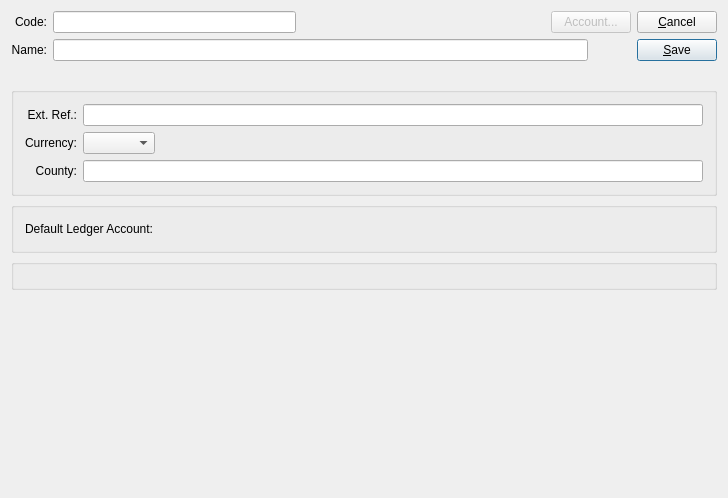
<?xml version="1.0" encoding="UTF-8"?>
<ui version="4.0">
 <comment>This file is part of the xTuple ERP: PostBooks Edition, a free and
open source Enterprise Resource Planning software suite,
Copyright (c) 1999-2019 by OpenMFG LLC, d/b/a xTuple.
It is licensed to you under the Common Public Attribution License
version 1.0, the full text of which (including xTuple-specific Exhibits)
is available at www.xtuple.com/CPAL.  By using this software, you agree
to be bound by its terms.</comment>
 <class>taxAuthority</class>
 <widget class="QDialog" name="taxAuthority">
  <property name="geometry">
   <rect>
    <x>0</x>
    <y>0</y>
    <width>728</width>
    <height>498</height>
   </rect>
  </property>
  <property name="windowTitle">
   <string>Tax Authority</string>
  </property>
  <layout class="QGridLayout" name="gridLayout_2">
   <item row="0" column="0">
    <widget class="QLabel" name="_codeLit">
     <property name="text">
      <string>Code:</string>
     </property>
     <property name="alignment">
      <set>Qt::AlignRight|Qt::AlignTrailing|Qt::AlignVCenter</set>
     </property>
     <property name="buddy">
      <cstring>_code</cstring>
     </property>
    </widget>
   </item>
   <item row="0" column="1">
    <widget class="XLineEdit" name="_code"/>
   </item>
   <item row="0" column="2">
    <spacer>
     <property name="orientation">
      <enum>Qt::Horizontal</enum>
     </property>
     <property name="sizeType">
      <enum>QSizePolicy::Expanding</enum>
     </property>
     <property name="sizeHint" stdset="0">
      <size>
       <width>0</width>
       <height>20</height>
      </size>
     </property>
    </spacer>
   </item>
   <item row="0" column="3" colspan="2">
    <widget class="QPushButton" name="_crmacct">
     <property name="enabled">
      <bool>false</bool>
     </property>
     <property name="text">
      <string>Account...</string>
     </property>
    </widget>
   </item>
   <item row="0" column="5" rowspan="3">
    <layout class="QVBoxLayout">
     <item>
      <widget class="QPushButton" name="_close">
       <property name="text">
        <string>&amp;Cancel</string>
       </property>
      </widget>
     </item>
     <item>
      <widget class="QPushButton" name="_save">
       <property name="text">
        <string>&amp;Save</string>
       </property>
       <property name="autoDefault">
        <bool>true</bool>
       </property>
       <property name="default">
        <bool>true</bool>
       </property>
      </widget>
     </item>
     <item>
      <spacer>
       <property name="orientation">
        <enum>Qt::Vertical</enum>
       </property>
       <property name="sizeType">
        <enum>QSizePolicy::Expanding</enum>
       </property>
       <property name="sizeHint" stdset="0">
        <size>
         <width>20</width>
         <height>20</height>
        </size>
       </property>
      </spacer>
     </item>
    </layout>
   </item>
   <item row="1" column="0">
    <widget class="QLabel" name="_nameLit">
     <property name="text">
      <string>Name:</string>
     </property>
     <property name="alignment">
      <set>Qt::AlignRight|Qt::AlignTrailing|Qt::AlignVCenter</set>
     </property>
     <property name="buddy">
      <cstring>_name</cstring>
     </property>
    </widget>
   </item>
   <item row="1" column="1" colspan="3">
    <widget class="XLineEdit" name="_name"/>
   </item>
   <item row="3" column="0" colspan="6">
    <widget class="QGroupBox" name="_generalGroup">
     <property name="title">
      <string/>
     </property>
     <layout class="QGridLayout" name="gridLayout_5">
      <item row="0" column="0">
       <widget class="QLabel" name="_extrefLit">
        <property name="text">
         <string>Ext. Ref.:</string>
        </property>
        <property name="alignment">
         <set>Qt::AlignRight|Qt::AlignTrailing|Qt::AlignVCenter</set>
        </property>
        <property name="buddy">
         <cstring>_extref</cstring>
        </property>
       </widget>
      </item>
      <item row="0" column="1">
       <widget class="XLineEdit" name="_extref"/>
      </item>
      <item row="1" column="0">
       <widget class="QLabel" name="_currencyLit">
        <property name="text">
         <string>Currency:</string>
        </property>
        <property name="alignment">
         <set>Qt::AlignRight|Qt::AlignTrailing|Qt::AlignVCenter</set>
        </property>
        <property name="buddy">
         <cstring>_currency</cstring>
        </property>
       </widget>
      </item>
      <item row="1" column="1">
       <layout class="QHBoxLayout">
        <property name="spacing">
         <number>0</number>
        </property>
        <item>
         <widget class="XComboBox" name="_currency">
          <property name="allowNull">
           <bool>true</bool>
          </property>
          <property name="type">
           <enum>XComboBox::Currencies</enum>
          </property>
         </widget>
        </item>
        <item>
         <spacer>
          <property name="orientation">
           <enum>Qt::Horizontal</enum>
          </property>
          <property name="sizeType">
           <enum>QSizePolicy::Expanding</enum>
          </property>
          <property name="sizeHint" stdset="0">
           <size>
            <width>20</width>
            <height>20</height>
           </size>
          </property>
         </spacer>
        </item>
       </layout>
      </item>
      <item row="2" column="0">
       <widget class="QLabel" name="_countyLit">
        <property name="text">
         <string>County:</string>
        </property>
        <property name="alignment">
         <set>Qt::AlignRight|Qt::AlignTrailing|Qt::AlignVCenter</set>
        </property>
       </widget>
      </item>
      <item row="2" column="1">
       <widget class="QLineEdit" name="_county"/>
      </item>
     </layout>
    </widget>
   </item>
   <item row="4" column="0" colspan="6">
    <widget class="QGroupBox" name="_accountGroup">
     <property name="title">
      <string/>
     </property>
     <layout class="QGridLayout" name="gridLayout_3">
      <item row="0" column="0">
       <widget class="QLabel" name="_glaccntLit">
        <property name="text">
         <string>Default Ledger Account:</string>
        </property>
        <property name="alignment">
         <set>Qt::AlignRight|Qt::AlignTrailing|Qt::AlignVCenter</set>
        </property>
        <property name="buddy">
         <cstring>_glaccnt</cstring>
        </property>
       </widget>
      </item>
      <item row="0" column="1">
       <layout class="QHBoxLayout" name="horizontalLayout_2">
        <item>
         <widget class="GLCluster" name="_glaccnt">
          <property name="sizePolicy">
           <sizepolicy hsizetype="Preferred" vsizetype="Preferred">
            <horstretch>3</horstretch>
            <verstretch>0</verstretch>
           </sizepolicy>
          </property>
         </widget>
        </item>
        <item>
         <spacer name="horizontalSpacer_2">
          <property name="orientation">
           <enum>Qt::Horizontal</enum>
          </property>
          <property name="sizeHint" stdset="0">
           <size>
            <width>0</width>
            <height>20</height>
           </size>
          </property>
         </spacer>
        </item>
       </layout>
      </item>
     </layout>
    </widget>
   </item>
   <item row="5" column="0" colspan="6">
    <widget class="QGroupBox" name="groupBox">
     <property name="title">
      <string/>
     </property>
     <layout class="QGridLayout" name="gridLayout">
      <item row="0" column="0">
       <widget class="AddressCluster" name="_address"/>
      </item>
     </layout>
    </widget>
   </item>
   <item row="6" column="0" colspan="5">
    <spacer name="verticalSpacer">
     <property name="orientation">
      <enum>Qt::Vertical</enum>
     </property>
     <property name="sizeHint" stdset="0">
      <size>
       <width>610</width>
       <height>5</height>
      </size>
     </property>
    </spacer>
   </item>
  </layout>
 </widget>
 <layoutdefault spacing="6" margin="11"/>
 <customwidgets>
  <customwidget>
   <class>AddressCluster</class>
   <extends>QWidget</extends>
   <header>addresscluster.h</header>
  </customwidget>
  <customwidget>
   <class>GLCluster</class>
   <extends>QWidget</extends>
   <header>glcluster.h</header>
  </customwidget>
  <customwidget>
   <class>XComboBox</class>
   <extends>QComboBox</extends>
   <header>xcombobox.h</header>
  </customwidget>
  <customwidget>
   <class>XLineEdit</class>
   <extends>QLineEdit</extends>
   <header>xlineedit.h</header>
   <container>1</container>
  </customwidget>
 </customwidgets>
 <tabstops>
  <tabstop>_name</tabstop>
  <tabstop>_extref</tabstop>
  <tabstop>_currency</tabstop>
  <tabstop>_county</tabstop>
  <tabstop>_glaccnt</tabstop>
  <tabstop>_address</tabstop>
 </tabstops>
 <resources/>
 <connections>
  <connection>
   <sender>_close</sender>
   <signal>clicked()</signal>
   <receiver>taxAuthority</receiver>
   <slot>reject()</slot>
   <hints>
    <hint type="sourcelabel">
     <x>20</x>
     <y>20</y>
    </hint>
    <hint type="destinationlabel">
     <x>20</x>
     <y>20</y>
    </hint>
   </hints>
  </connection>
 </connections>
</ui>
